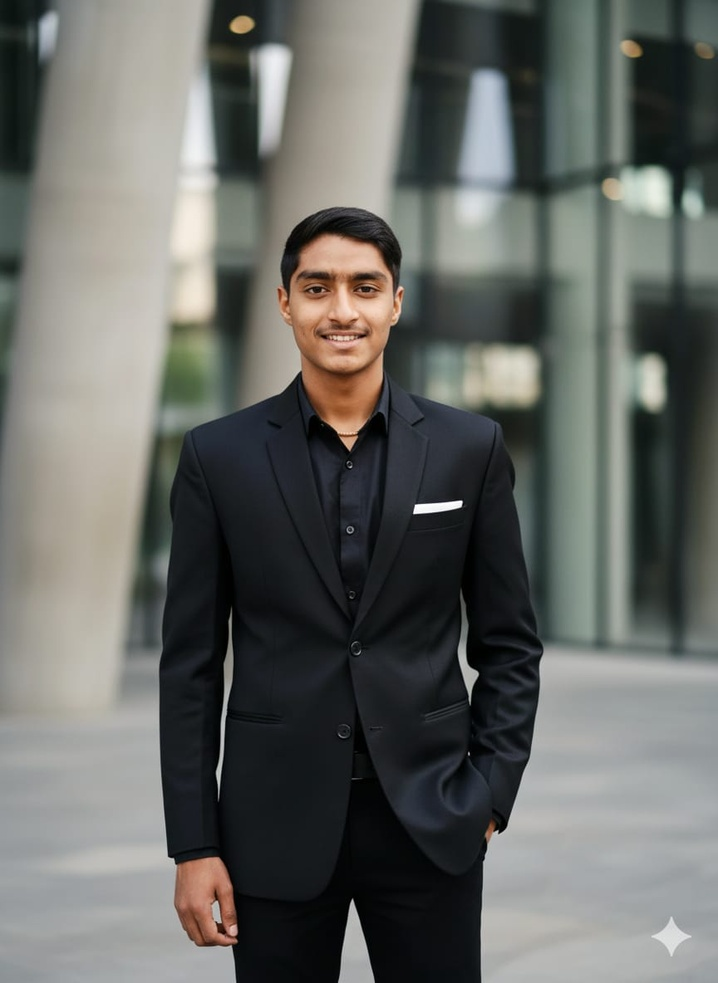
#> input picture Your CV Unit II Assignment Folder/15 _Frequency HPF/input.jpg, 718 x 983 px, shrunk from 864 x 1184 before the run
$ python program.py
#> lines starting #> are read from the running program, lines starting #| are printed output that depends on the picture; after the words box and inside, x2 and y2 are one past the last pixel; in counts of white or black regions, pixels touching at a corner belong together
import cv2
import numpy as np

img = cv2.imread("input.jpg", 0)
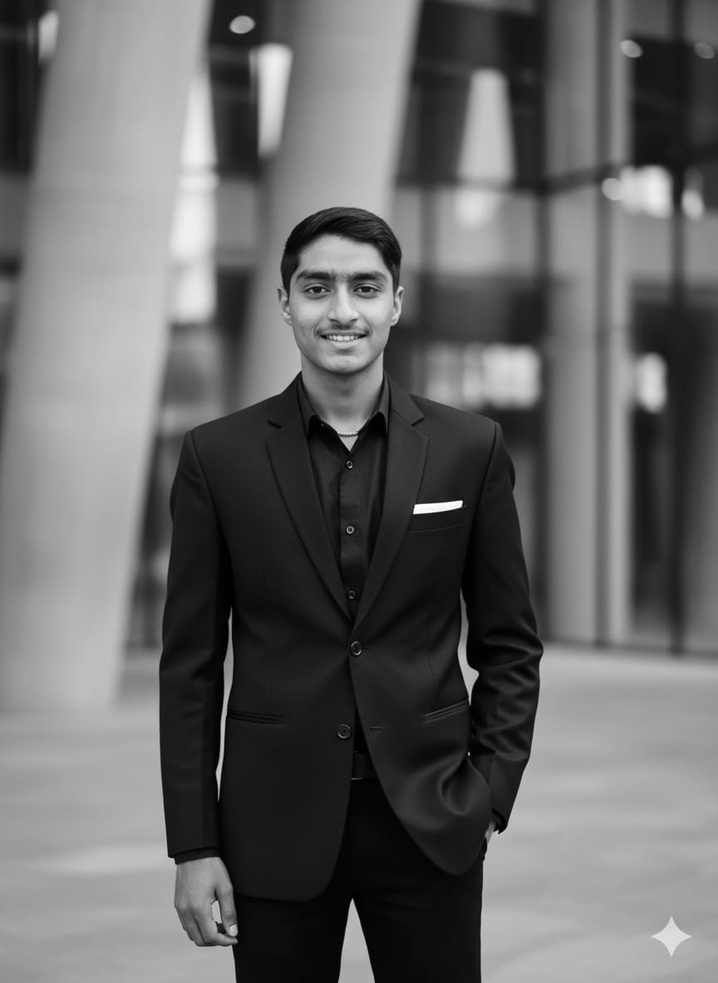
#> img: shape (983, 718); min 0, max 255, mean 103.2

if img is None:
    print("Error: input.jpg nahi mili!")
    exit()

dft = np.fft.fft2(img)
dft_shift = np.fft.fftshift(dft)

rows, cols = img.shape
#> rows = 983; cols = 718
crow, ccol = rows // 2, cols // 2
#> crow = 491; ccol = 359

mask = np.ones((rows, cols), np.uint8)

radius = 30

cv2.circle(mask, (ccol, crow), radius, 0, -1)
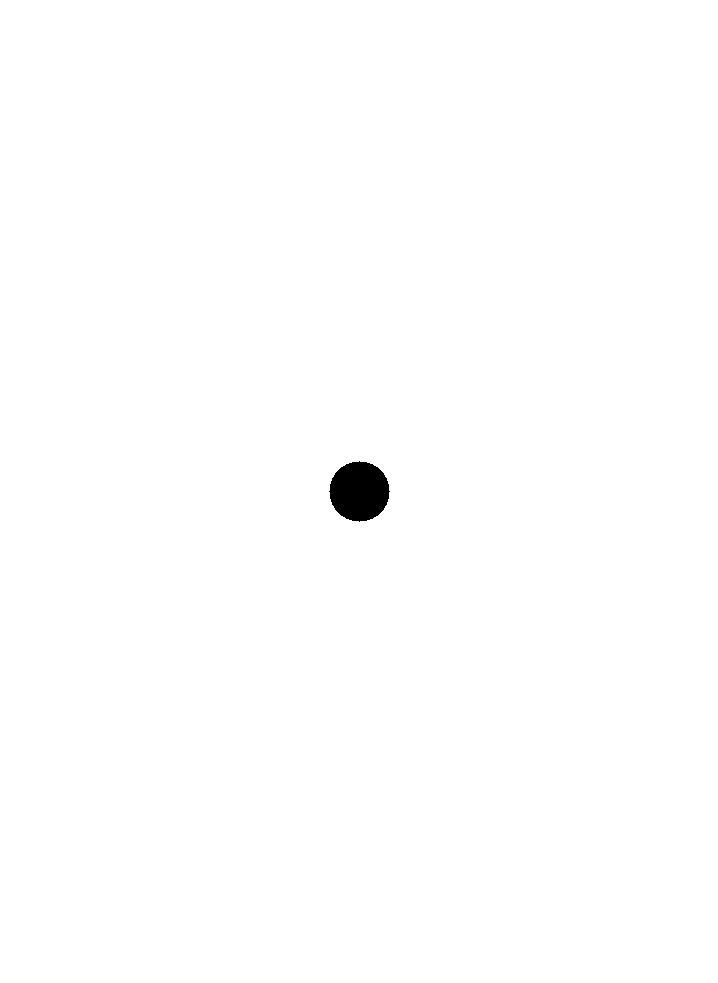
#> mask: shape (983, 718); values 0 (black) and 1 (white), 99.6% white; 1 black region, box (x1, y1, x2, y2) and area: (329, 461, 390, 522) 2821

filtered = dft_shift * mask

inverse_shift = np.fft.ifftshift(filtered)

output = np.fft.ifft2(inverse_shift)

output = np.abs(output)
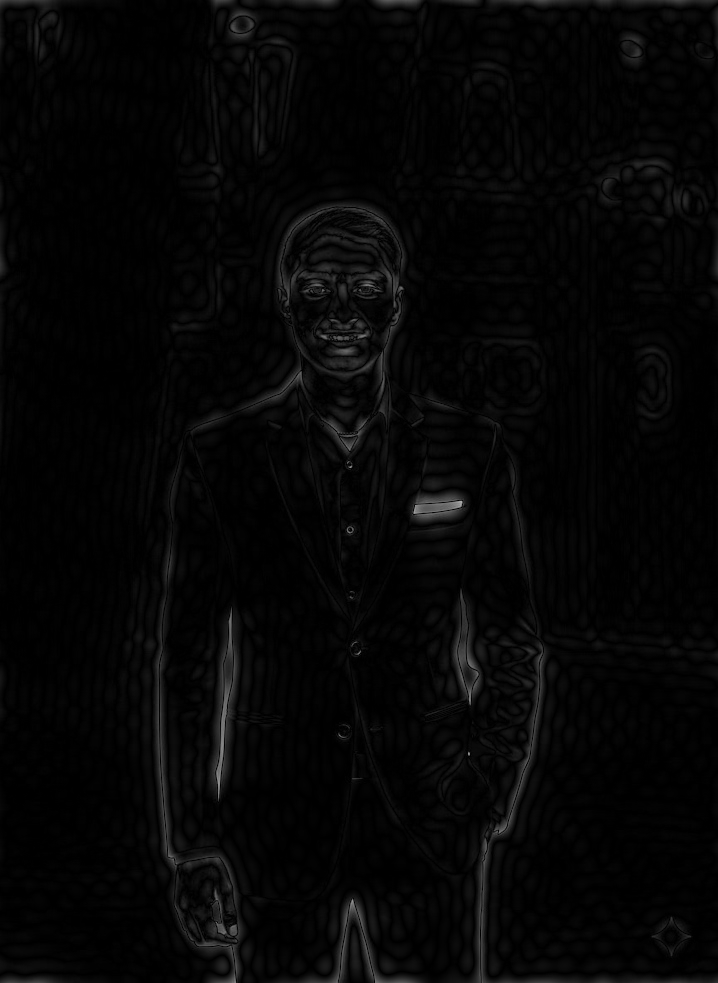
#> output: shape (983, 718) float64; min 1.14e-06, max 174, mean 6.1

output = cv2.normalize(
    output, None, 0, 255, cv2.NORM_MINMAX
)

output = np.uint8(output)

cv2.imwrite("output.png", output)

cv2.imshow("Original", img)
cv2.imshow("Frequency HPF", output)

cv2.waitKey(0)
cv2.destroyAllWindows()
